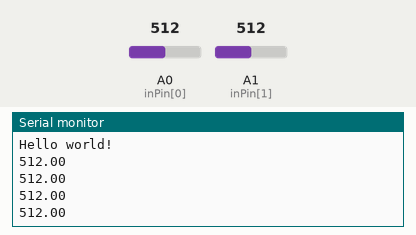
This sketch was run on a simulated Arduino Leonardo, built with avr-gcc and run on an emulated ATmega32U4. Parts: the last lines printed to the serial monitor. Inputs (shaded band) come from the test bench; at power-on: A0 (inPin[0]) = 512, A1 (inPin[1]) = 512. USB keyboard and mouse output is not drawn.

Above: at 1.2 s.
1.3 s: A0 (inPin[0]) set to 716
At 2.4 s:
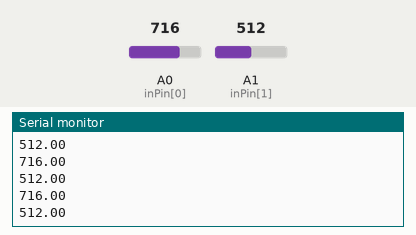
2.8 s: A0 (inPin[0]) set to 900
At 3.5 s:
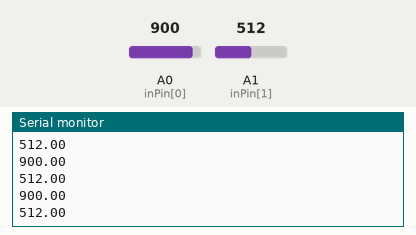
Timing chart, 0 to 5.8 s (numbered marks = the images above; inputs shaded):
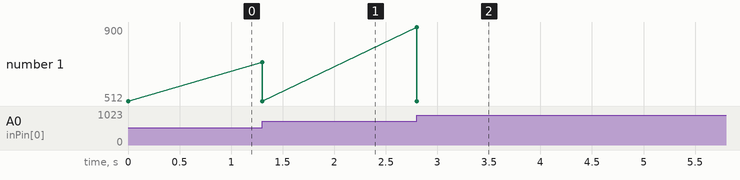

Measured:
- after the input at 1.3 s, the serial monitor: prints a new line at once (image 1)
- after the input at 2.8 s, the serial monitor: prints a new line at once (image 2)

The sketch:

SquareKeyDoubleButton.ino
```cpp
#include <HID.h>
#include <Keyboard.h>

const int numPins = 2;
const int inPin[numPins] = {A0, A1};

double buttonState[numPins] = {0, 0};         // current state of the button
int lastButtonState = 0;     // previous state of the button

char ctrlKey = KEY_LEFT_GUI;
char altKey = KEY_LEFT_ALT;

void setup()                    // run once, when the sketch starts
{
  // initialize the button pin as a input:
  for (int i = 0; i < numPins; ++i) {
    pinMode(inPin[i], INPUT);
  }

  Keyboard.begin();
  Serial.begin(9600);           // set up Serial library at 9600 bps

  Serial.println("Hello world!");  // prints hello with ending line break
}

void loop()                       // run over and over again
{
  // read the pushbutton input pin:
  for (int i = 0; i < numPins; ++i) {
    buttonState[i] = analogRead(inPin[i]);
  }

  // compare the buttonState to its previous state
  if (buttonState[0] != lastButtonState) {
    if (buttonState[0] > 512) {
      if (buttonState[1] > 512) {
        command1();
      }
      else if (buttonState[1] <= 512) {
        command2();
      }
    }
    else if (buttonState[0] <= 512) {
      if (buttonState[1] > 512) {
        command3();
      }
      else if (buttonState[1] <= 512) {
        command4();
      }
    }
        Serial.println(buttonState[0]);
        Serial.println(buttonState[1]);
    lastButtonState = buttonState[0];
        Serial.println(buttonState[0]);
        Serial.println(buttonState[1]);
    // Delay a little bit to avoid bouncing
    delay(100);
  }

}

void command1() {
  Keyboard.press(altKey);
  Keyboard.press(KEY_TAB);
  Keyboard.releaseAll();
}

void command2() {
  Keyboard.press(altKey);
  Keyboard.press(ctrlKey);
  Keyboard.press(KEY_DELETE);
  Keyboard.releaseAll();
}

void command3() {
  Keyboard.press(KEY_CAPS_LOCK);
  Keyboard.releaseAll();
}

void command4() {
  Keyboard.press(KEY_UP_ARROW);
  Keyboard.releaseAll();
}
```
